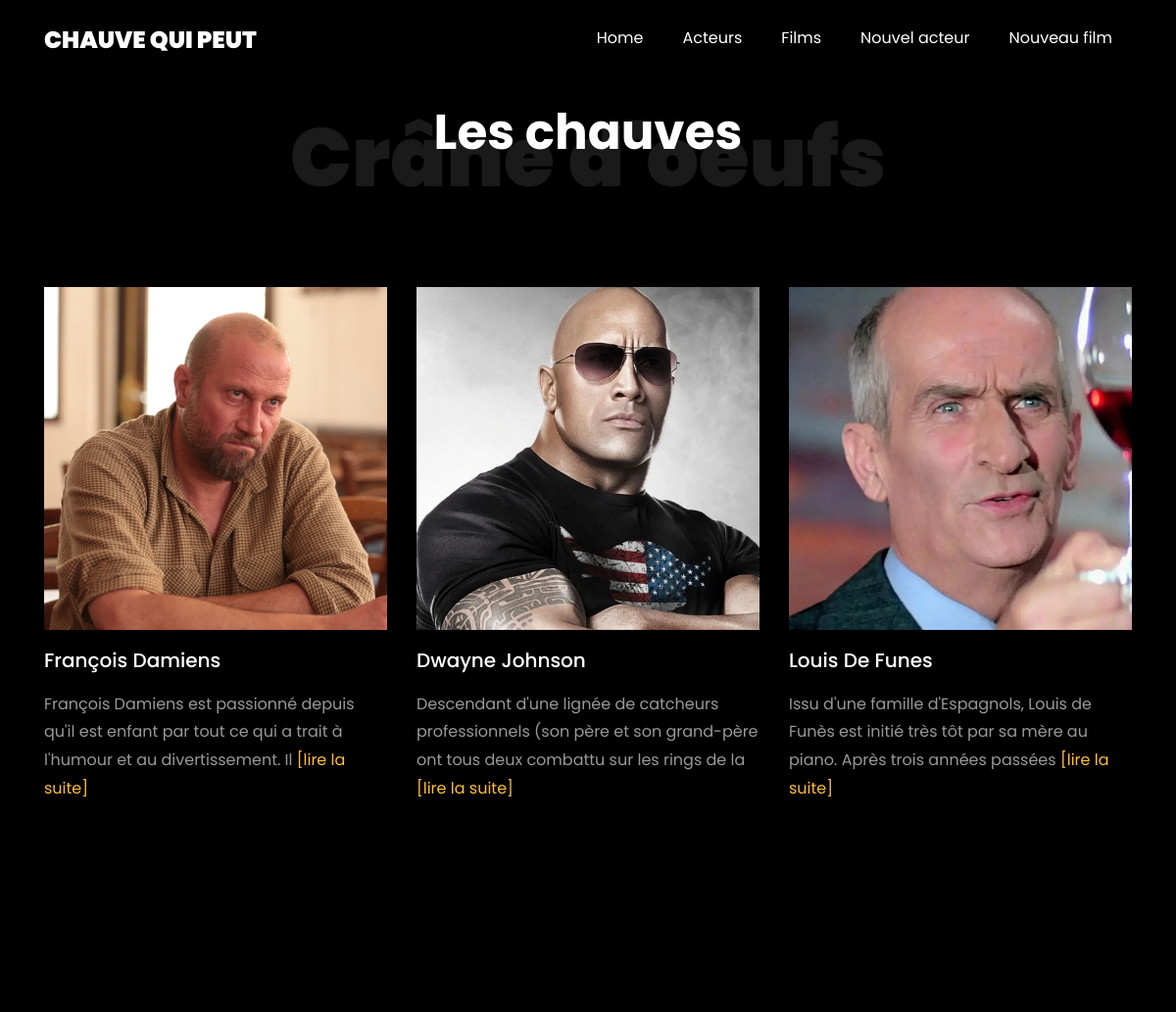
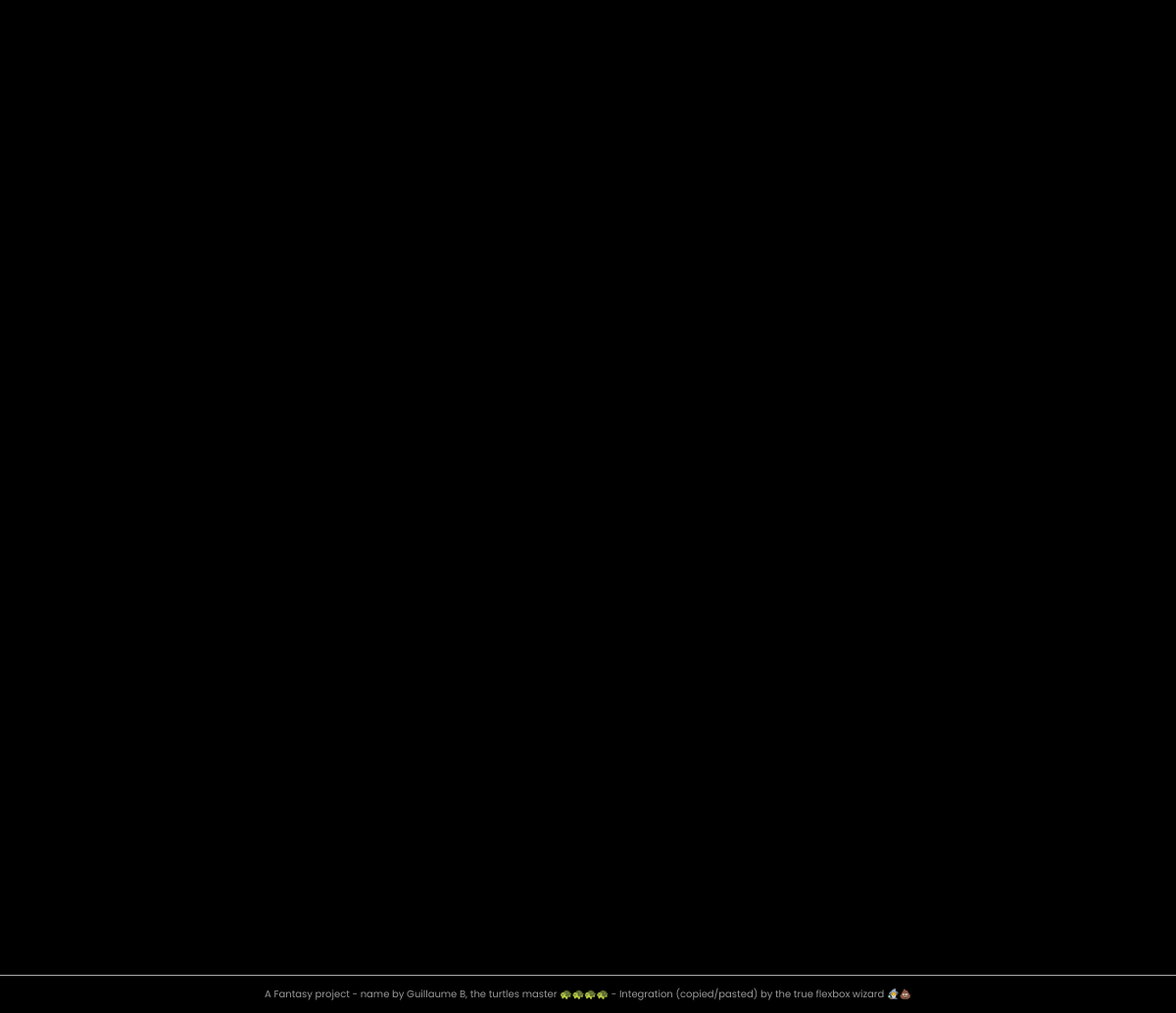
Page /?index.php&page=actors on the committed database (2 pictures, top to bottom).
### tables this page shows
CREATE TABLE IF NOT EXISTS `actor` (
  `id` int(8) unsigned NOT NULL AUTO_INCREMENT,
  `firstname` varchar(255) NOT NULL,
  `lastname` varchar(255) DEFAULT NULL,
  `surname` varchar(255) DEFAULT NULL,
  `nationnality` varchar(255) DEFAULT NULL,
  `description` text DEFAULT NULL,
  `picture` varchar(255) DEFAULT NULL,
  `birthdate` datetime DEFAULT NULL,
  `death` datetime DEFAULT NULL,
  PRIMARY KEY (`id`)
);

### index.php (called while the page is built, shortened)
<?php
require(__DIR__ . '/inc/function.php');
require(__DIR__ . '/inc/class/Actor.php');
$page = filter_input(INPUT_GET, 'page');
if($page === 'actor') {
    $template = __DIR__. '/inc/template/actor.page.php';
}
else if($page === 'movie') {
    $template = __DIR__. '/inc/template/movie.page.php';
}
else if($page === 'actors') {
    $template = __DIR__. '/inc/template/actor-list.page.php';
}
include(__DIR__. '/inc/template/partial/header.tpl.php');
include(__DIR__. '/inc/template/partial/nav.tpl.php');
include($template);
include(__DIR__. '/inc/template/partial/footer.tpl.php');
?>

### inc/function.php (called while the page is built, shortened)
<?php
function getActors()
{
    $data = fetchMany("SELECT * FROM `actor`");
    $actors = [];
    foreach ($data as $values) {
        $actor = new Actor();
        $actor->id = $values['id'];
        $actor->firstname = $values['firstname'];
        $actor->lastname = $values['lastname'];
        $actor->surname = $values['surname'];
        $actor->nationnality = $values['nationnality'];
        $actor->description = $values['description'];
        $actor->picture = $values['picture'];
        $actor->birthdate = $values['birthdate'];
        $actor->death = $values['death'];
        $actors[] = $actor;
    }
    return $actors;
}
function fetchMany($sql)
{
    $pdo = getPDO();
    $statement = $pdo->query($sql);
    return $statement->fetchAll(PDO::FETCH_ASSOC);
}

### inc/class/Actor.php (called while the page is built, shortened)
<?php
class Actor
{
    public $description;
    public function getResume($length = 20)
    {
        $words = explode(' ', $this->description);
        $words = array_slice($words, 0, $length);
        return implode(' ', $words);
    }
}

### inc/template/partial/actor-list/actor.tpl.php (the view)
<div class="col-sm-6 col-md-4 d-flex ftco-animate">
    <div class="blog-entry justify-content-end">
        <a href="index.php?page=actor&id=<?=$actor->id?>" class="block-20 actor-thumnail" style="background-image: url('<?=$actor->picture?>');">
        </a>
        <div class="text mt-3 float-right d-block">
            <h3 class="heading"><a href="index.php?page=actor&id=<?=$actor->id?>"><?=$actor->firstname . ' ' . $actor->lastname?></a>
            </h3>
            <p>
                <?=$actor->getResume()?> <a href="index.php?page=actor&id=<?=$actor->id?>">[lire la suite]</a>
            </p>
        </div>
    </div>
</div>

### inc/template/partial/header.tpl.php (shortened to what this page needs)
<!DOCTYPE html>
<html lang="fr">
  <head>
    <link rel="stylesheet" href="assets/css/open-iconic-bootstrap.min.css">
    <link rel="stylesheet" href="assets/css/animate.css">
    <link rel="stylesheet" href="assets/css/owl.carousel.min.css">
    <link rel="stylesheet" href="assets/css/owl.theme.default.min.css">
    <link rel="stylesheet" href="assets/css/magnific-popup.css">
    <link rel="stylesheet" href="assets/css/aos.css">
    <link rel="stylesheet" href="assets/css/ionicons.min.css">
    <link rel="stylesheet" href="assets/css/flaticon.css">
    <link rel="stylesheet" href="assets/css/icomoon.css">
    <link rel="stylesheet" href="assets/css/style.css">
    <link rel="stylesheet" href="assets/css/__custom.css">
  </head>
  <body data-spy="scroll" data-target=".site-navbar-target" data-offset="300">

### inc/template/partial/nav.tpl.php (shortened to what this page needs)
<nav class="navbar navbar-expand-lg navbar-dark ftco_navbar ftco-navbar-light site-navbar-target" id="ftco-navbar">
    <div class="container">
        <a class="navbar-brand" href="index.php">Chauve qui peut</a>
        <div class="collapse navbar-collapse" id="ftco-nav">
        <ul class="navbar-nav nav ml-auto">
            <li class="nav-item"><a href="index.php" class="nav-link"><span>Home</span></a></li>
            <li class="nav-item"><a href="?index.php&page=actors" class="nav-link"><span>Acteurs</span></a></li>
            <li class="nav-item"><a href="?index.php&page=movies" class="nav-link"><span>Films</span></a></li>
            <li class="nav-item"><a href="?page=new-actor" class="nav-link"><span>Nouvel acteur</span></a></li>
            <li class="nav-item"><a href="?page=new-movie" class="nav-link"><span>Nouveau film</span></a></li>
        </ul>
        </div>
    </div>
</nav>

### inc/template/actor-list.page.php
<?php
$actors = getActors();
?>
<section class="ftco-section">
    <div class="container">
        <div class="row justify-content-center mb-5 pb-5">
            <div class="col-md-7 heading-section text-center ftco-animate">
                <h1 class="big big-2">Crâne d'oeufs</h1>
                <h2 class="mb-4">Les chauves</h2>
            </div>
        </div>
        <div class="row d-flex">
            <?php
                foreach($actors as $index => $actor) {
                    require(__DIR__.'/partial/actor-list/actor.tpl.php');
                }
            ?>
        </div>
    </div>
</section>

### inc/template/partial/footer.tpl.php (shortened to what this page needs)
    <footer class="ftco-footer ftco-section">
      <div class="container">
        <div class="row">
          <div class="col-md-12 text-center">
            A Fantasy project - name by Guillaume B, the turtles master 🐢🐢🐢🐢 - Integration (copied/pasted) by the true flexbox wizard 🧙‍♂️💩
          </div>
        </div>
      </div>
    </footer>
  </body>
</html>

### assets/css/__custom.css (style rules this page uses)
.ftco-section { padding: 1em 0 !important; }
.ftco-navbar-light { position: relative; }
footer { border-top: solid 1px #AAA; font-size: 10px !important; }
.actor-thumnail { background-position: 50% 0; }

### rows in the picture
actor: picture (picture), firstname "François", lastname "Damiens", Resume "François Damiens est passionné depuis qu'il est enfant par tout ce qui a trait à l'humour et au divertissement. Il"
actor: picture (picture), firstname "Dwayne", lastname "Johnson", Resume "Descendant d'une lignée de catcheurs professionnels (son père et son grand-père ont tous deux combattu sur les rings de la"
actor: picture (picture), firstname "Louis", lastname "De Funes", Resume "Issu d'une famille d'Espagnols, Louis de Funès est initié très tôt par sa mère au piano. Après trois années passées"
